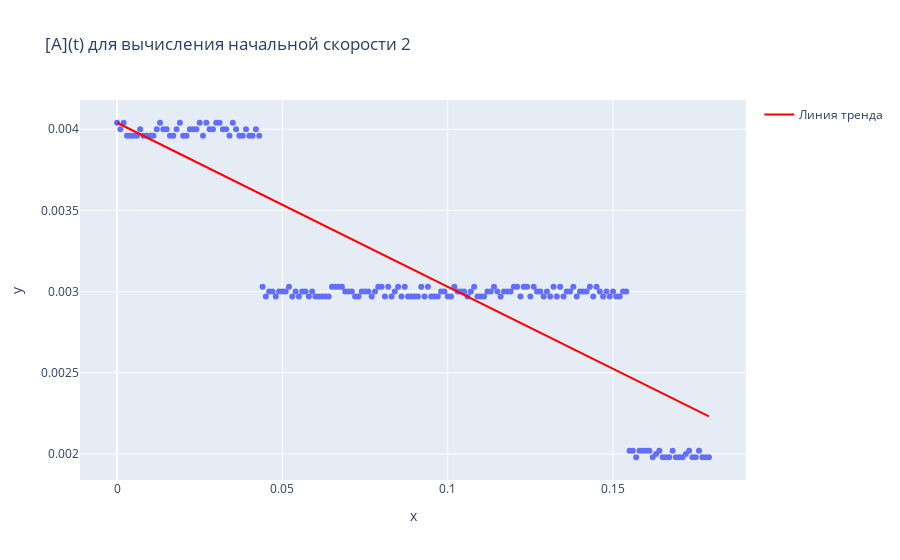

This figure's notebook cell:
### Code cell
x = data['t.min.1'].head(180)
y = data['[A]exp.1'].head(180)
fig = px.scatter(data_frame=data, x=x, y=y, title='[A](t) для вычисления начальной скорости 2')

#Построение линии тренда с фиксированным свободным членом равным начальной концентрации
coeffs = np.polyfit(x, y, deg=1)
coeffs[1] = data['[A]exp.1'].values[0]
poly_eq = np.poly1d(coeffs)
x_trend = np.linspace(x.min(), x.max(), 100)
y_trend = poly_eq(x_trend)
fig.add_scatter(x=x_trend, y=y_trend, mode='lines', name='Линия тренда', line=dict(color='red'))

y_pred = poly_eq(x) 
r_squared = r2_score(y, y_pred)


print('Коэффициенты уравнения линии тренда: a = ' + str(coeffs[0])+', b = '+str(coeffs[1]))
print('R^2: '+str(r_squared))

fig.show()
r2 = -(coeffs[0])
print('r2 = '+str(r2))
